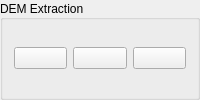
      <widget class="QGroupBox" name="groupBox_11">
       <property name="title">
        <string>DEM Extraction</string>
       </property>
       <property name="alignment">
        <set>Qt::AlignLeading|Qt::AlignLeft|Qt::AlignVCenter</set>
       </property>
       <layout class="QGridLayout" name="gridLayout_8">
        <item row="0" column="1">
         <widget class="QPushButton" name="demButton">
          <property name="toolTip">
           <string>Automatic DEM extraction</string>
          </property>
          <property name="text">
           <string/>
          </property>
          <property name="icon">
           <iconset resource="../resource/resource.qrc">
            <normaloff>:/icon/dem.png</normaloff>:/icon/dem.png</iconset>
          </property>
          <property name="iconSize">
           <size>
            <width>30</width>
            <height>30</height>
           </size>
          </property>
         </widget>
        </item>
        <item row="0" column="2">
         <widget class="QPushButton" name="saveButton2">
          <property name="toolTip">
           <string>Save DEM</string>
          </property>
          <property name="text">
           <string/>
          </property>
          <property name="icon">
           <iconset resource="../resource/resource.qrc">
            <normaloff>:/icon/disquette.png</normaloff>:/icon/disquette.png</iconset>
          </property>
          <property name="iconSize">
           <size>
            <width>30</width>
            <height>30</height>
           </size>
          </property>
         </widget>
        </item>
        <item row="0" column="0">
         <widget class="QPushButton" name="loadButton">
          <property name="toolTip">
           <string>Load Extracted DEM</string>
          </property>
          <property name="text">
           <string/>
          </property>
          <property name="icon">
           <iconset resource="../resource/resource.qrc">
            <normaloff>:/icon/fileopen.png</normaloff>:/icon/fileopen.png</iconset>
          </property>
          <property name="iconSize">
           <size>
            <width>30</width>
            <height>30</height>
           </size>
          </property>
         </widget>
        </item>
       </layout>
      </widget>
